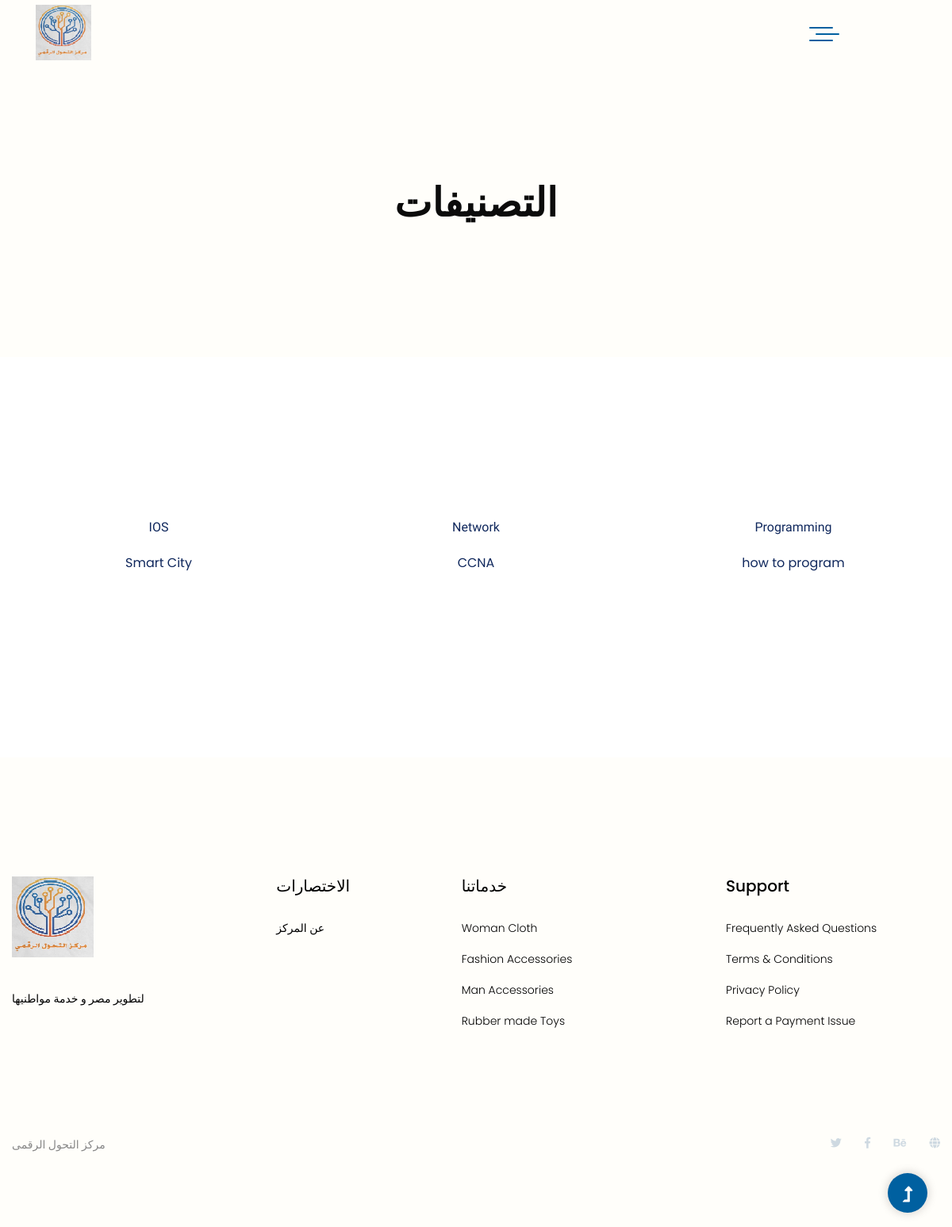
Page /exam/cat/list on the earlier database version.
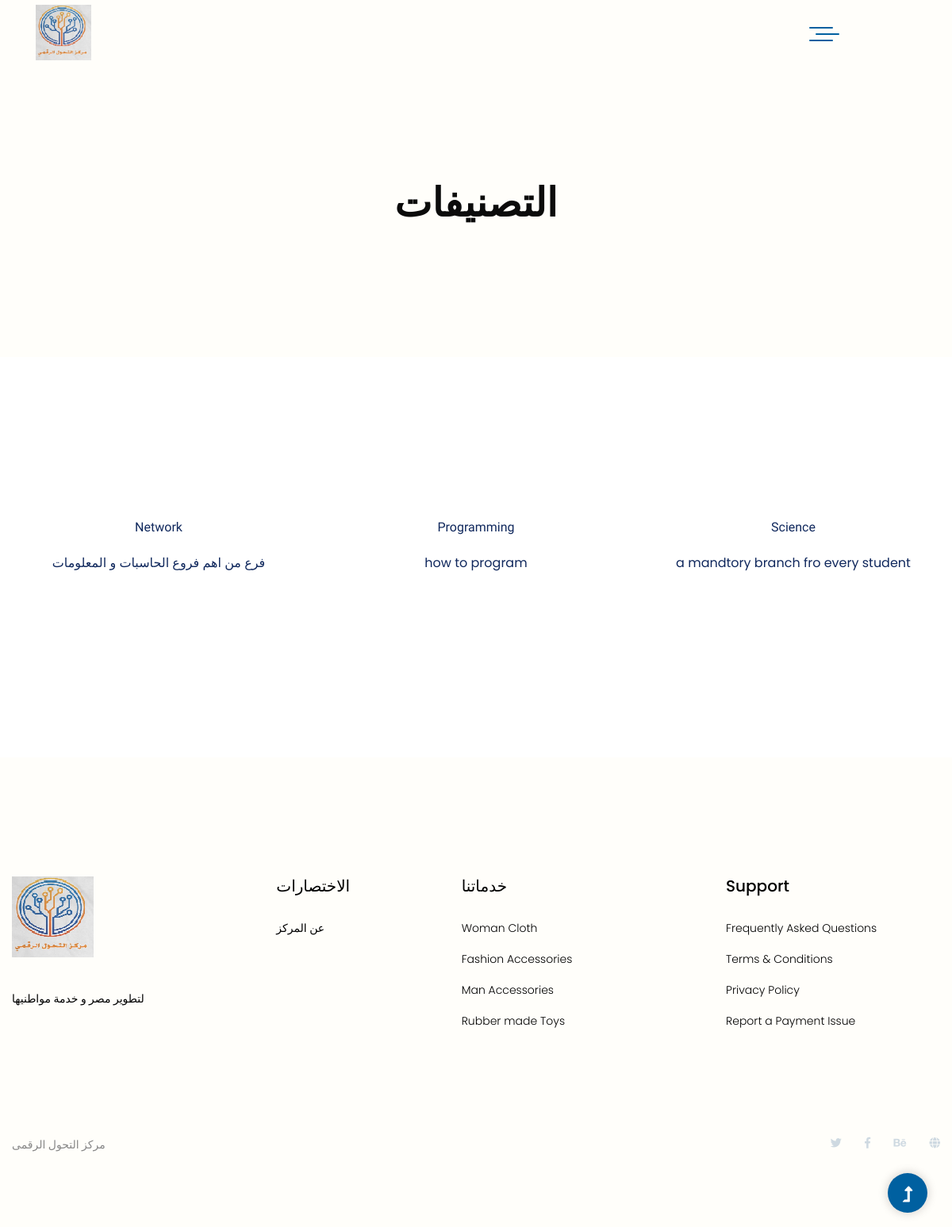
Same page on the later database version.
### exam/models.py (models this page shows, shortened)
class Category(models.Model):
    name = models.CharField(max_length=255, verbose_name='الإسم', blank=True, null=True)
    description = models.CharField(max_length=255, verbose_name='وصف الإمتحان', blank=True, null=True)
    class Meta:
        verbose_name = 'category'
        verbose_name_plural = 'categories'

### exam/views.py (the view)
# urls.py: path('cat/list', views.cat_list, name='cat-list'),
def cat_list(request):
    return render(request, 'exam/cat_list.html', context={"cats": models.Category.objects.all()})

### exam/templates/exam/cat_list.html (shortened to what this page needs)
{% extends 'base.html' %}
{% block body %}
 <div class="slider-area2" style="background-image: url(../../../static/images/hero2.png);">
            <div class="slider-height2 d-flex align-items-center">
                <div class="container">
                    <div class="row">
                        <div class="col-xl-12">
                            <div class="hero-cap hero-cap2 pt-70 text-center">
                                <h2>التصنيفات</h2>
                            </div>
                        </div>
                    </div>
                </div>
            </div>
        </div>
            <section class="about-area section-padding2">
            <div class="container">
                  <div class="row justify-content-center">
                    {% for cat in cats %}
                      <div class="col-xl-4 col-lg-4 col-md-6 col-sm-9">
                            <div class="services-caption text-center mb-30">
                            <div class="service-icon">
                               <p class="body-font"> {{ cat.name }}</p>
                            </div>
                            <div class="service-cap">
                                <p>{{ cat.description }}</p>
                            </div>
                        </div>
                    </div>
                        {% endfor %}
                </div>
            </div>
            </section>
{% endblock body %}

### templates/base.html (shortened to what this page needs)
<html class="no-js" lang="zxx">
{% load static %}
<head>
	    <link rel="stylesheet" href="{% static 'css/bootstrap.css' %}" type="text/css">
	<link rel="stylesheet" href="{% static 'css/owl.carousel.css' %}" type="text/css">
	<link rel="stylesheet" href="{% static 'css/slicknav.css' %}" type="text/css">
    <link rel="stylesheet" href="{% static 'css/flaticon.css' %}" type="text/css">
    <link rel="stylesheet" href="{% static 'css/hamburgers.css' %}" type="text/css">
    <link rel="stylesheet" href="{% static 'css/gijgo.css' %}" type="text/css">
    <link rel="stylesheet" href="{% static 'css/animate.css' %}" type="text/css">
    <link rel="stylesheet" href="{% static 'css/magnific-popup.css' %}" type="text/css">
	<link rel="stylesheet" href="{% static 'css/magnific-popup.css' %}"  type="text/css">
	<link rel="stylesheet" href="{% static 'css/fontawesome.css' %}" type="text/css">
<link rel="stylesheet" href="https://use.fontawesome.com/releases/v5.6.1/css/all.css">
	<link rel="stylesheet" href="{% static 'css/themify-icons.css' %}" type="text/css">
	<link rel="stylesheet" href="{% static 'css/slick.css' %}" type="text/css">
	<link rel="stylesheet" href="{% static 'css/nice-select.css' %}" type="text/css">
	<link rel="stylesheet" href="{% static 'css/style.css' %}" type="text/css">
	<link rel="stylesheet" href="{% static 'css/images.css' %}" type="text/css">
</head>
<body>
{% include 'navbar.html' %}
   <main>
{% block body %}
       {% endblock body %}
    </main>
   {% include 'footer.html' %}
    <div id="back-top" >
        <a title="Go to Top" href="#"> <i class="fas fa-level-up-alt"></i></a>
    </div>
    </body>
</html>

### templates/navbar.html (shortened to what this page needs)
{% load static %}
  <header>
        <div class="header-area header-transparent">
            <div class="main-header header-sticky">
                <div class="container-fluid">
                    <div class="row align-items-center">
                        <div class="col-xl-2 col-lg-2 col-md-1">
                            <div class="logo">
                                <a href="{% url 'home-page' %}"><img src="{% static 'images/main_logo.png' %}" alt=""  width="70" height="70"></a>
                            </div>
                        </div>
                        <div class="col-xl-9 col-lg-10">
							<div class="main-menu black-menu menu-bg-white d-none d-lg-block">
								<div class="hamburger hamburger--collapse">
									<div class="hamburger-box">
										<div class="hamburger-inner"></div>
									</div>
								</div>
							</div>
						</div>
                        <div class="col-12">
                        </div>
                    </div>
                </div>
            </div>
        </div>
    </header>

### templates/footer.html
{% load static %}
 <footer>
        <div class="footer-area footer-padding section-bg" data-background="{% static 'images/footer_bg.png' %}">
            <div class="container">
                <div class="footer-top">
                    <div class="row justify-content-between">
                        <div class="col-xl-3 col-lg-3 col-md-5 col-sm-6">
                            <div class="single-footer-caption mb-50">
                                <div class="single-footer-caption mb-30">
                                    <div class="footer-logo">
                                        <a href="#"><img src="{% static 'images/main_logo.png' %}" alt=""></a>
                                    </div>
                                    <div class="footer-tittle">
                                        <div class="footer-pera">
                                            <p class="body-font" >لتطوير مصر و خدمة مواطنيها</p>
                                        </div>
                                    </div>
                                </div>
                            </div>
                        </div>
                        <div class="col-xl-2 col-lg-3 col-md-3 col-sm-5">
                            <div class="single-footer-caption mb-50">
                                <div class="footer-tittle">
                                    <h4 class="body-font">الاختصارات</h4>
                                    <ul>
                                        <li><a href="{% url 'home-page' %}" class="body-font">عن المركز</a></li>
                                    </ul>
                                </div>
                            </div>
                        </div>
                        <div class="col-xl-3 col-lg-3 col-md-4 col-sm-7">
                            <div class="single-footer-caption mb-50">
                                <div class="footer-tittle">
                                    <h4 class="body-font" >خدماتنا</h4>
                                    <ul>
                                        <li><a href="#">Woman Cloth</a></li>
                                        <li><a href="#">Fashion Accessories</a></li>
                                        <li><a href="#"> Man Accessories</a></li>
                                        <li><a href="#"> Rubber made Toys</a></li>
                                    </ul>
                                </div>
                            </div>
                        </div>
                        <div class="col-xl-3 col-lg-3 col-md-5 col-sm-7">
                            <div class="single-footer-caption mb-50">
                                <div class="footer-tittle">
                                    <h4>Support</h4>
                                    <ul>
                                        <li><a href="#">Frequently Asked Questions</a></li>
                                        <li><a href="#">Terms & Conditions</a></li>
                                        <li><a href="#">Privacy Policy</a></li>
                                        <li><a href="#">Report a Payment Issue</a></li>
                                    </ul>
                                </div>
                            </div>
                        </div>
                    </div>
                </div>
                <div class="footer-bottom">
                    <div class="row">
                        <div class="col-xl-7 col-lg-8 col-md-7">
                            <div class="footer-copy-right">
                                <p class="body-font" >مركز التحول الرقمى</p>
                            </div>
                        </div>
                        <div class="col-xl-5 col-lg-4 col-md-5">
                            <div class="footer-copy-right f-right">
                                <div class="footer-social">
                                    <a href="#"><i class="fab fa-twitter"></i></a>
                                    <a href="https://www.facebook.com/sai4ull"><i class="fab fa-facebook-f"></i></a>
                                    <a href="#"><i class="fab fa-behance"></i></a>
                                    <a href="#"><i class="fas fa-globe"></i></a>
                                </div>
                            </div>
                        </div>
                    </div>
                </div>
            </div>
        </div>
    </footer>

### static/css/hamburgers.css (style rules this page uses)
.hamburger { font: inherit; display: inline-block; overflow: visible; margin: 0; padding: 15px; cursor: pointer; transition-timing-function: linear; transition-duration: 0.15s; transition-property: opacity, filter; text-transform: none; color: inherit; border: 0; background-color: transparent; }
.hamburger-box { position: relative; display: inline-block; width: 40px; height: 24px; }
.hamburger-inner { top: 50%; display: block; margin-top: -2px; }
.hamburger-inner, .hamburger-inner:after, .hamburger-inner:before { position: absolute; width: 40px; height: 4px; transition-timing-function: ease; transition-duration: 0.15s; transition-property: transform; border-radius: 4px; background-color: #000; }
.hamburger-inner:after, .hamburger-inner:before { display: block; content: ''; }
.hamburger-inner:before { top: -10px; }
.hamburger-inner:after { bottom: -10px; }
.hamburger--collapse .hamburger-inner { top: auto; bottom: 0; transition-delay: 0.15s; transition-timing-function: cubic-bezier(0.55, 0.055, 0.675, 0.19); transition-duration: 0.15s; }
.hamburger--collapse .hamburger-inner:after { top: -20px; transition: top 0.3s cubic-bezier(0.33333, 0.66667, 0.66667, 1) 0.3s, opacity 0.1s linear; }
.hamburger--collapse .hamburger-inner:before { transition: top 0.12s cubic-bezier(0.33333, 0.66667, 0.66667, 1) 0.3s, transform 0.15s cubic-bezier(0.55, 0.055, 0.675, 0.19); }

Differences in the rows shown:
removed Category: name "IOS", description "Smart City"
changed Category "Network": description "CCNA" → "فرع من اهم فروع الحاسبات و المعلومات"
added Category: name "Science", description "a mandtory branch fro every student"
